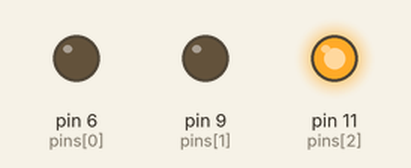
This sketch was run on a simulated Arduino Uno, built with avr-gcc and run on an emulated ATmega328P. Parts: output pins drawn as LEDs (lit = HIGH). Random numbers use the default seed unless the sketch sets one.

Above: at 0.15 s.
At 8.95 s:
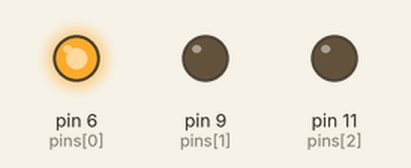
At 20.15 s:
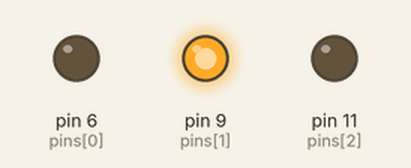
At 39.6 s:
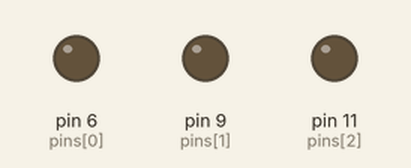
Timing chart, 0 to 40.0 s (numbered marks = the images above):
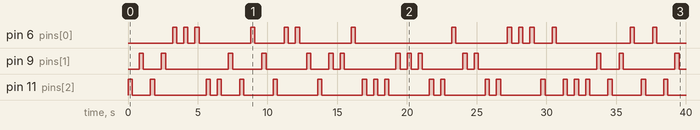

Measured:
- by itself, pin 6 (pins[0]): LOW → HIGH at 3.2 s, → LOW 0.30 s later, → HIGH 0.50 s later, → LOW 0.30 s later, … (28 changes in this stretch)
- by itself, pin 9 (pins[1]): LOW → HIGH at 0.80 s, → LOW 0.30 s later, → HIGH 1.3 s later, → LOW 0.30 s later, … (30 changes in this stretch)
- by itself, pin 11 (pins[2]): LOW → HIGH at 0.00 s, → LOW 0.30 s later, → HIGH 1.3 s later, → LOW 0.30 s later, … (42 changes in this stretch)

The sketch:

Random-Flickering.ino
```cpp
const int pins[]={6, 9, 11};
const int on=300;
const int off=500;
int len=3;
void setup() {
  // put your setup code here, to run once:
  for(int i=0;i<len;i++){
    int p=pins[i];
    pinMode(p, OUTPUT);
  }
  randomSeed(analogRead(A0)); //makes it ocmpletely random
}

void loop() {
  // put your main code here, to run repeatedly:
  int choice=random(0, len);

  digitalWrite(pins[choice], HIGH);
  delay(on);
  digitalWrite(pins[choice], LOW);
  delay(off);
}
```
